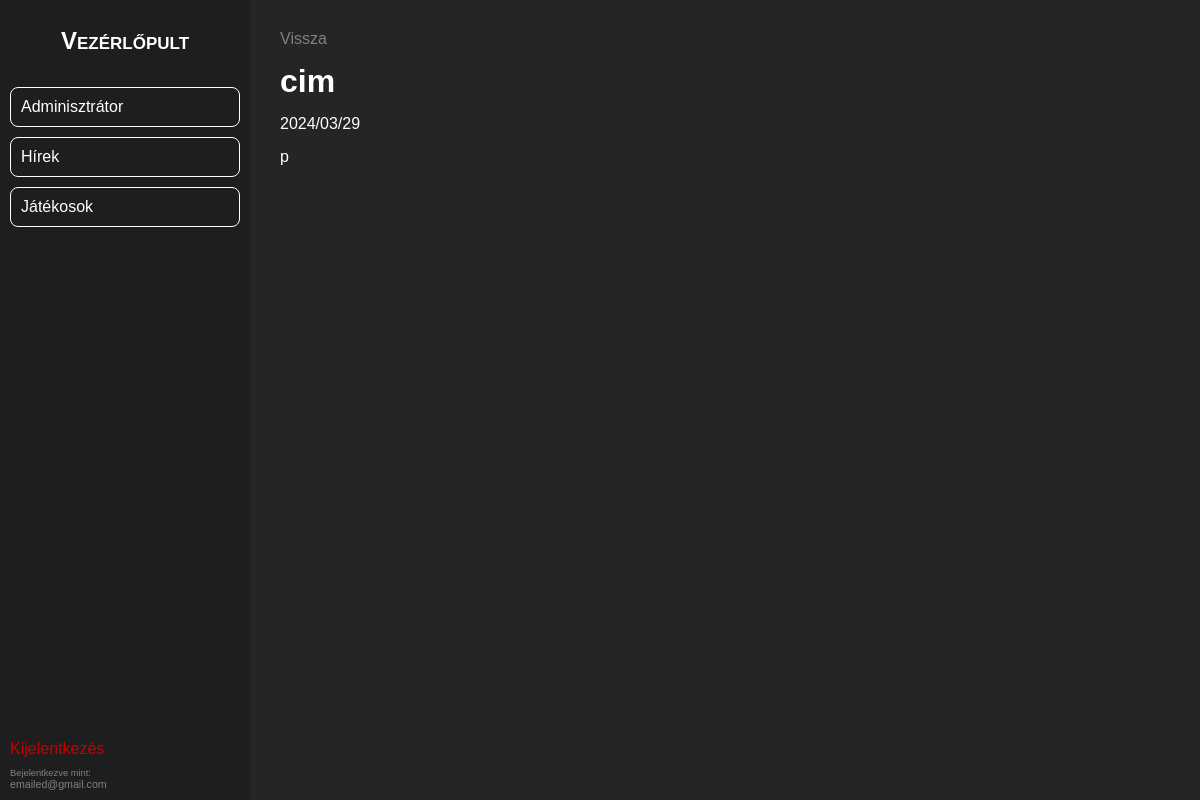
The app's page /admin/news/news_check.php?id=8 (signed in), older data.
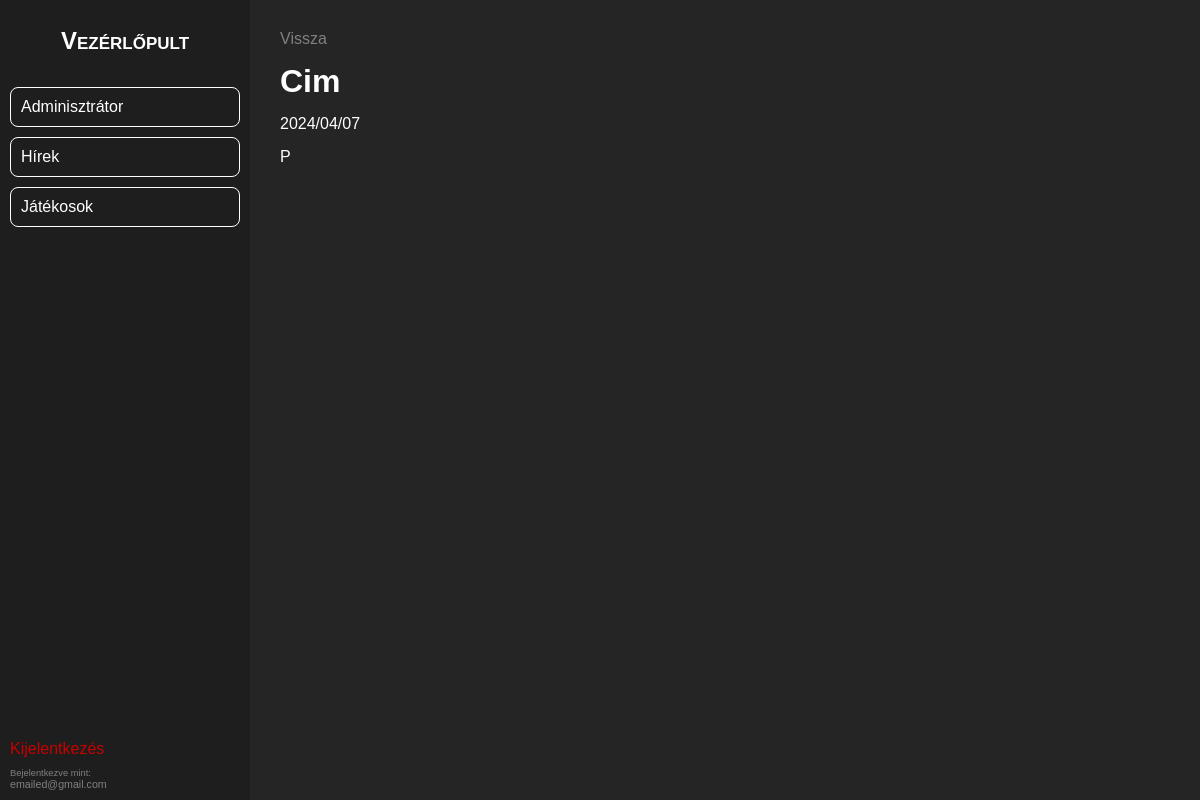
The same page, newer data.
### tables this page shows
CREATE TABLE IF NOT EXISTS `news` (
  `id` int NOT NULL AUTO_INCREMENT,
  `date` varchar(255) NOT NULL,
  `title` varchar(255) NOT NULL,
  `summary` text NOT NULL,
  `content` mediumtext NOT NULL,
  PRIMARY KEY (`id`)
);

### admin/news/news_check.php (the view, shortened to what this page needs)
} ?><?php
    include("../headers/header.php");
    ?>
<div class="pev-container">
    <a href="./news_existing.php" class="back-btn">Vissza</a>
    <?php
    $id = $_GET["id"];
    if ($id) {
        include("../../connect.php");
        $sqlSelectPost = "SELECT * FROM news WHERE id = $id";
        $result = mysqli_query($conn, $sqlSelectPost);
        while ($data = mysqli_fetch_array($result)) {
    ?>
            <h1><?php echo  $data['title']; ?></h1>
            <p><?php echo $data['date']; ?></p>
            <p><?php echo $data['content']; ?></p>
    <?php
        }
    } else {
        echo "Post Not Found";
    }
    ?>
</div>
<?php
include("../headers/footer.php");
?>

Row changes from the older to the newer data that the page shows:
changed news: title "cim" → "Cim"; date "2024/03/29" → "2024/04/07"; content "p" → "P"
